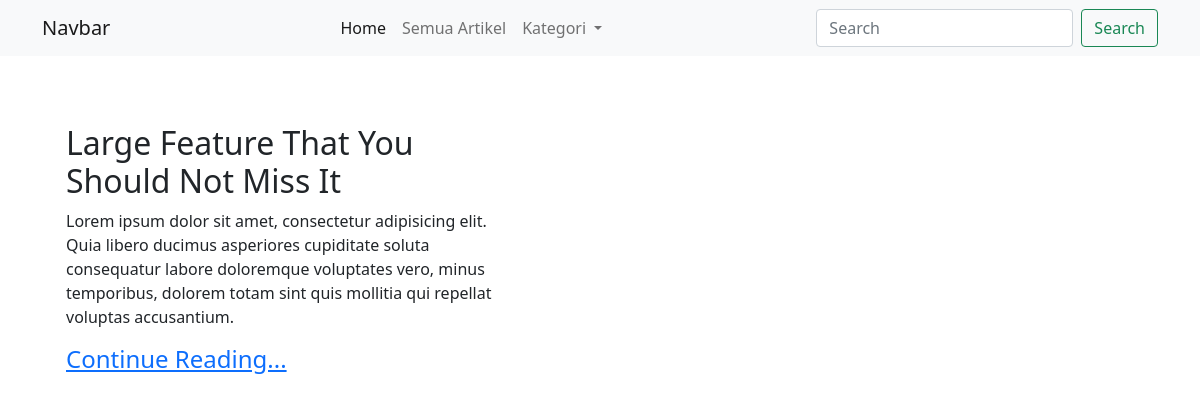
Before: / with the older database file.
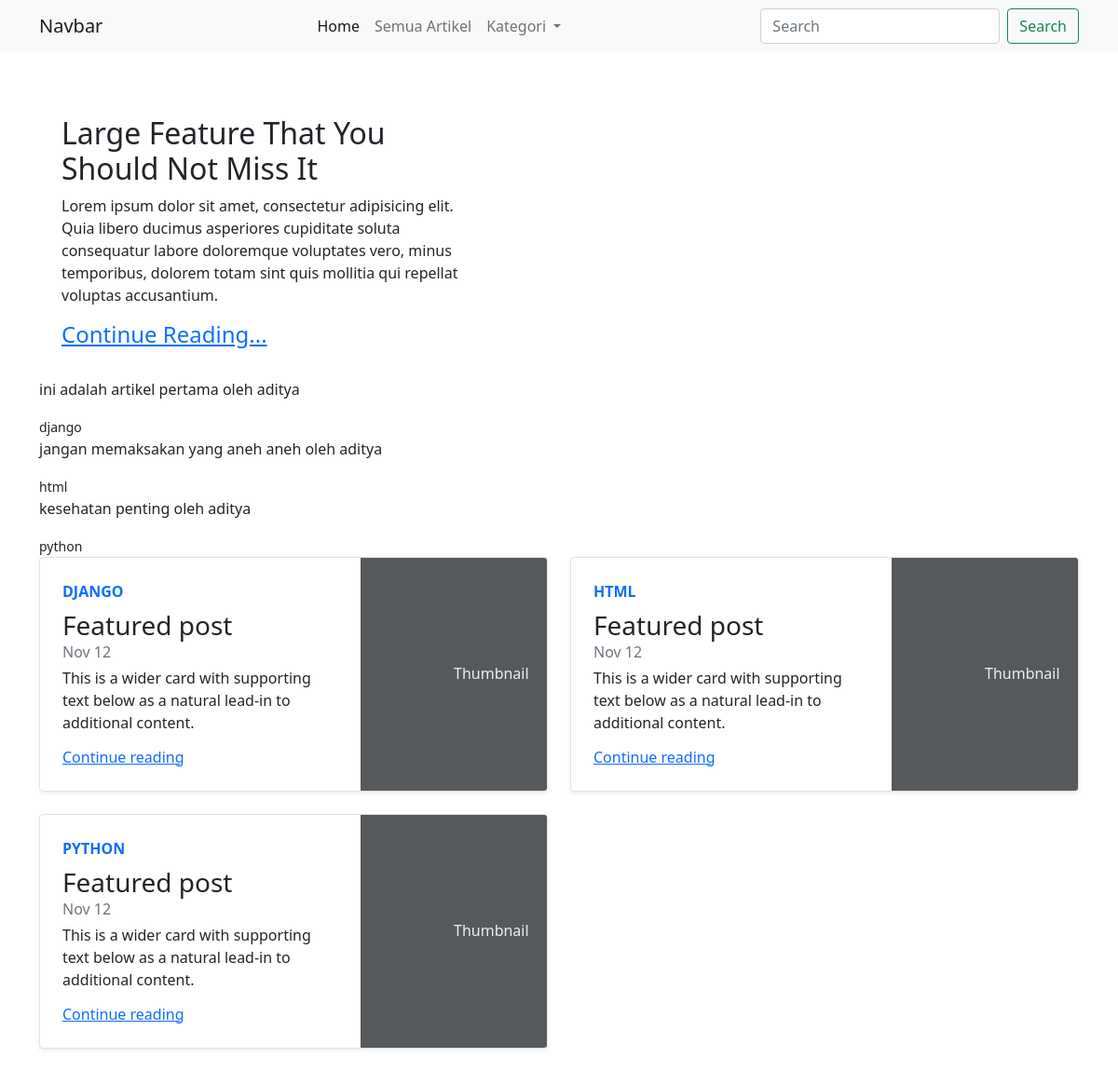
After: the same page with the newer database file.
### home/models.py (models this page shows, shortened)
class Article(models.Model):
    author = models.ForeignKey(User, on_delete=models.CASCADE)
    judul = models.CharField(max_length=100, blank=True)
    category = models.ManyToManyField(Category)
    image = models.ImageField(upload_to='image/artikel', blank=True)
    isi = RichTextUploadingField()
    created = models.DateField(auto_now_add=True, blank=True, editable=False)
    updated = models.DateField(auto_now=True, blank=True, editable=False)
    published = models.BooleanField(default=False)
    slug = models.SlugField(blank=True, editable=False)
    def __str__(self):
        return f'{self.judul} oleh {self.author}'

class Category(models.Model):
    name = models.CharField(max_length=50)
    slug = models.SlugField(blank=True, editable=False)
    class Meta:
        verbose_name = 'Category'
        verbose_name_plural = 'Categories'
    def __str__(self):
        return f"{self.name}"

### home/views.py (the view)
# urls.py: path('', ArticleListView.as_view(), name='list'),
class ArticleListView(ListView):
    queryset = Article.objects.all().order_by('-updated')[:20]
    template_name = "article_list.html"
    extra_context = {
        'page_title': 'list View',
    }
    def get_context_data(self, **kwargs):
        self.kwargs.update(self.extra_context)
        return super().get_context_data()

### templates/article_list.html (shortened to what this page needs)
{% extends 'container.html' %}
{% block content_extra %}
    <header style="margin-top: 100px;">
        <div class="container p-4">
            <div class="col-5">
                <h2 class="text-capitalize">large feature that you should not miss it</h2>
                <p>Lorem ipsum dolor sit amet, consectetur adipisicing elit. Quia libero ducimus asperiores cupiditate soluta consequatur labore doloremque voluptates vero, minus temporibus, dolorem totam sint quis mollitia qui repellat voluptas accusantium.</p>
                <a href="#" class="text-capitalize"><h4> continue reading...</h4></a>
            </div>
        </div>
    </header>
    {% for artikel in object_list %}
      {% if artikel.published %}
        <div>
          <p>{{artikel}}</p>
          <small>{{artikel.category.all|first}}</small>
        </div>
      {% endif %}
    {% endfor %}
    <article class="row">
      {% for article in object_list  %}
        {% if article.published %}
          <div class="col-md-6">
              <div class="row g-0 border rounded overflow-hidden flex-md-row mb-4 shadow-sm h-md-250 position-relative">
                <div class="col p-4 d-flex flex-column position-static">
                  <strong class="d-inline-block mb-2 text-primary text-uppercase">{{article.category.all|first}}</strong>
                  <h3 class="mb-0">Featured post</h3>
                  <div class="mb-1 text-muted">Nov 12</div>
                  <p class="card-text mb-auto">This is a wider card with supporting text below as a natural lead-in to additional content.</p>
                  <a href="#" class="stretched-link">Continue reading</a>
                </div>
                <div class="col-auto d-none d-lg-block">
                  <svg class="bd-placeholder-img" width="200" height="250" xmlns="http://www.w3.org/2000/svg" role="img" aria-label="Placeholder: Thumbnail" preserveAspectRatio="xMidYMid slice" focusable="false"><title>Placeholder</title><rect width="100%" height="100%" fill="#55595c"></rect><text x="50%" y="50%" fill="#eceeef" dy=".3em">Thumbnail</text></svg>
                </div>
              </div>
          </div>
        {% endif %}
      {% endfor %}
    </article>
{% endblock content_extra %}

### templates/container.html
{% extends 'navbar.html' %}
{% block extra_content %}
    <main id="main-html">
        <div class="container" style="height:100vh">
            {% block content_extra %}
            {% endblock content_extra %}
        </div>
    </main>
{% endblock extra_content %}

### templates/navbar.html (shortened to what this page needs)
{% extends 'base.html' %}
{% block content %}
<nav class="navbar navbar-expand-lg navbar-light bg-light fixed-top">
    <div class="container text-capitalize">
      <a class="navbar-brand" href="#">navbar</a>
      <div class="collapse navbar-collapse" id="navbarSupportedContent">
        <ul class="navbar-nav mx-auto mb-2 mb-lg-0">
          <li class="nav-item">
            <a class="nav-link active" aria-current="page" href="#">Home</a>
          </li>
          <li class="nav-item">
            <a class="nav-link" href="#">semua artikel</a>
          </li>
          <li class="nav-item dropdown">
            <a class="nav-link dropdown-toggle" href="#" id="navbarDropdown" role="button" data-bs-toggle="dropdown" aria-expanded="false">
              kategori
            </a>
          </li>
        </ul>
        <form class="d-flex">
          <input class="form-control me-2" type="search" placeholder="Search" aria-label="Search">
          <button class="btn btn-outline-success" type="submit">Search</button>
        </form>
      </div>
    </div>
  </nav>
  {% block extra_content %}
  {% endblock extra_content %}
{% endblock content %}

### templates/base.html (shortened to what this page needs)
<!doctype html>
<html lang="en">
    {% load static %}
  <head>
    <link href="{% static 'css/bootstrap/bootstrap.min.css' %}" rel="stylesheet">
  </head>
  <body>
      {% block content %}{% endblock content %}
  </body>
</html>

Changed rows visible on the page:
now on this page (row edited): Article: judul+author "ini adalah artikel pertama oleh aditya", category.all|first "django", category.all|first "DJANGO"
now on this page (row edited): Article: judul+author "jangan memaksakan yang aneh aneh oleh aditya", category.all|first "html", category.all|first "HTML"
now on this page (row edited): Article: judul+author "kesehatan penting oleh aditya", category.all|first "python", category.all|first "PYTHON"
